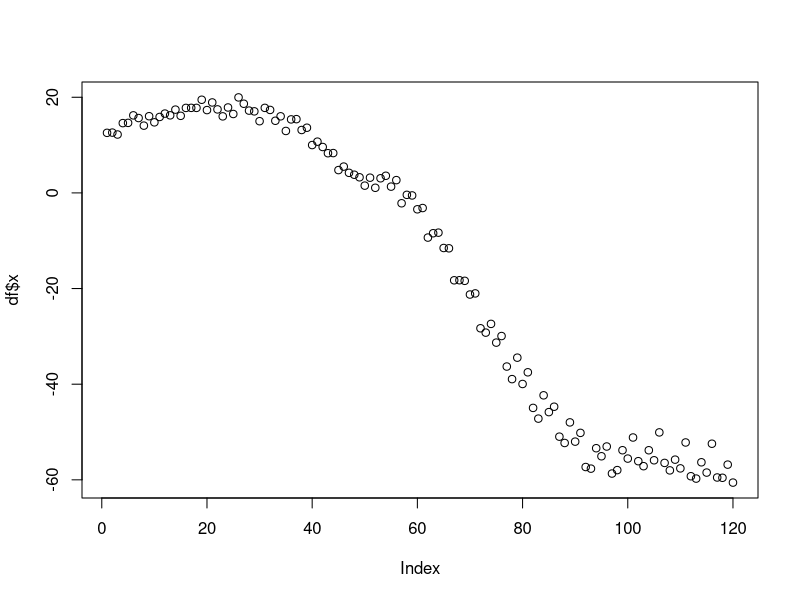
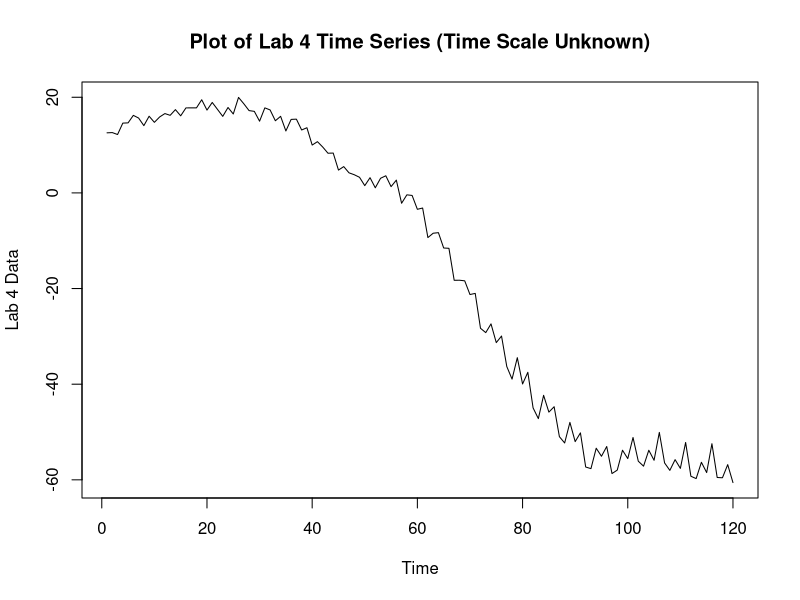
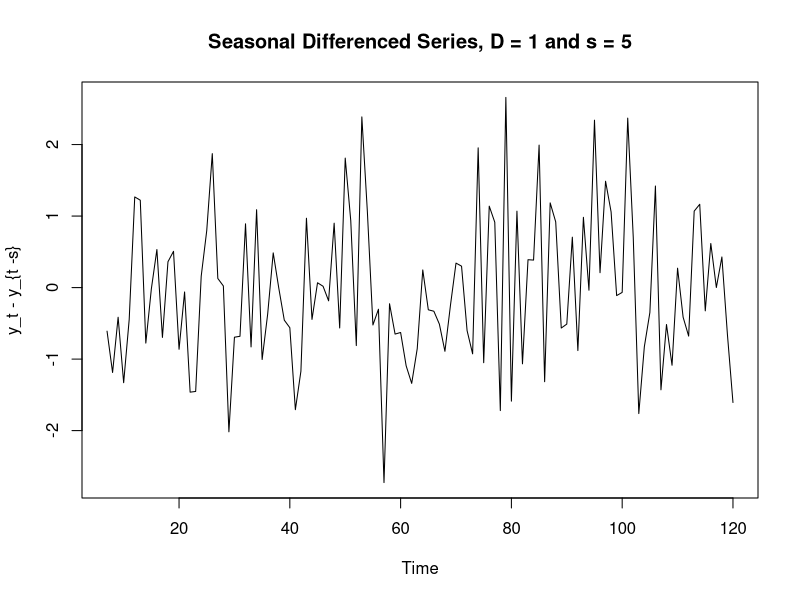
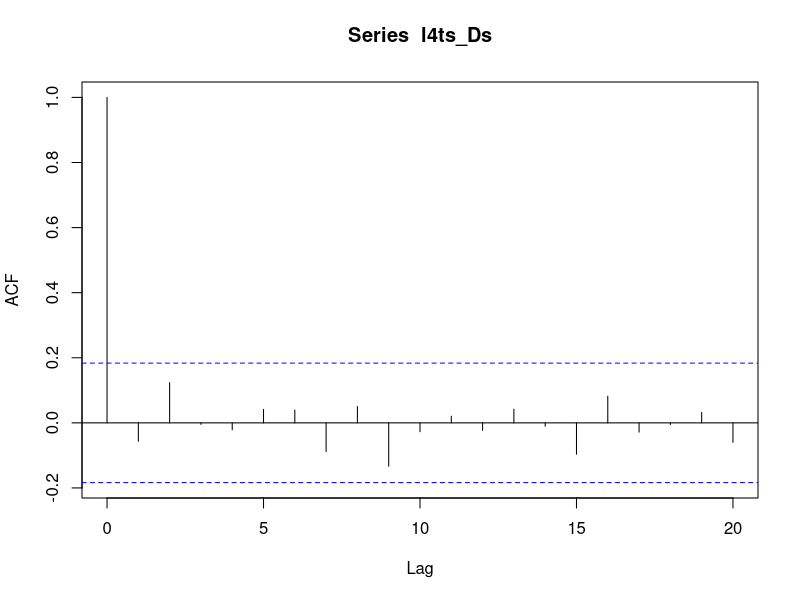

Here is the R script that generated these plots, in order:
df = read.csv("labs/lab4data.csv")
plot(df$x)
lab4ts = ts(df$x)
plot(lab4ts, ylab  = 'Lab 4 Data', main = "Plot of Lab 4 Time Series (Time Scale Unknown)")

# lag	:an integer indicating which lag to use.
# differences	: an integer indicating the order of the difference.
d = 1
l4ts_d1 = diff(lab4ts, lag = 1, differences = d)

s = 5; D = 1
l4ts_Ds = diff(l4ts_d1, lag = s, differences = D)
plot(l4ts_Ds, ylab = "y_t - y_{t -s}",
     main = paste(
       "Seasonal Differenced Series, D =", D, 
       "and s =", s))
acf(l4ts_Ds)
